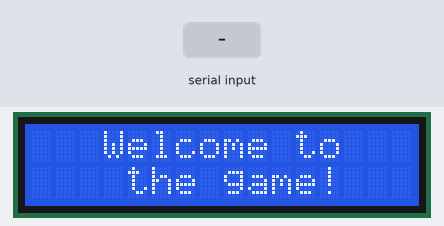
Bench run of a sketch on a simulated Arduino Uno, built with avr-gcc and run on an emulated ATmega328P. On the bench: 16×2 character LCD. The test bench sets the inputs (shaded band). Random numbers use the default seed unless the sketch sets one; what the sketch prints to the serial monitor is not drawn.

Above: at 0.1 s.
At 3.1 s:
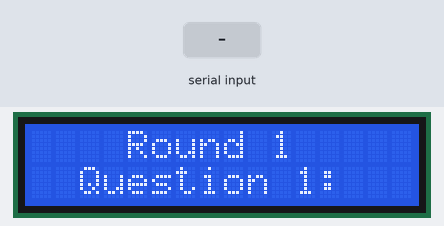
At 9.4 s:
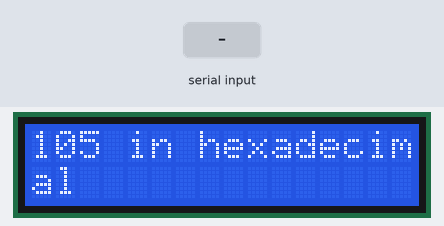
9.5 s: "Round 2:\n" received over Serial
11.0 s: "1\n" received over Serial
Timing chart, 0 to 14.0 s (numbered marks = the images above; inputs shaded):
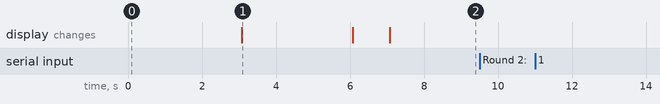

The sketch:

updatedMergeFile.ino
```cpp
#include <Arduino.h>
#include <LiquidCrystal.h>

long num;


const int rs = 12, en = 11, d4 = 5, d5 = 4, d6 = 3, d7 = 2;
LiquidCrystal lcd(rs, en, d4, d5, d6, d7);

void printWrapped(String text) {
  lcd.clear();

  // First line
  lcd.setCursor(0, 0);
  lcd.print(text.substring(0, min(16, (int)text.length())));

  // Second line
  if (text.length() > 16) {
    lcd.setCursor(0, 1);
    lcd.print(text.substring(16, min(32, (int)text.length())));
    }
}

void setup() {
  // put your setup code here, to run once:


  Serial.begin(9600);
  randomSeed(analogRead(0));
  lcd.begin(16, 2);

  String level1_q[] = {"1011 to decimal", "good luck->yggv dmuc shift num:", "96 in binary", "9AB to decimal", "105 in hexadecimal", "name->lykc shift num:", "threat?A:Scary/B:Potential harm", "DNS port gate num:", "What is a high digital input?", "How many bytes is a word?"};
  String level1_a[] = {"9", "18", "0110 0000", "2475", "69", "24", "B", "53", "5", "4"};


  String level2_q[] = {"When was the 1st virus made?", "1001 0111 2s complementary", "How many keys in asymmetric?", "What is the common AES length?", "Least days to detect a breach?", "COPPA applies to kids < old", "_% has dealt with identity theft", "Most common password?"};
  String level2_a[] = {"1971", "0110 1001", "0010 0110 1111 0011", "26", "2", "128", "200", "13", "7", "123456"};

  String level3_q[] = {"Network layer is the _ layer", "x86 CPU is _ bit architecture", "Ethernet cable limit is _ meters", "How many lanes in HDMI 2.2?", "Instr. pipeling execute num:", "If TCP Seq=50 and data=487. Ack?", "Num of possible 8 num password?", "Num ip pack: 900bytes w/110limit", "3^x = 13 mod 17. x?"};
  String level3_a[] = {"3", "32", "30", "100", "4", "3", "537", "100000000", "9", "4"};

  lcd.setCursor(3, 0);
  lcd.print("Welcome to") ;
  lcd.setCursor(4, 2);
  lcd.print("the game!");
  delay(3000);
  lcd.clear();

  lcd.setCursor(4,0);
  lcd.print("Round 1");
  lcd.setCursor(2,2);
  lcd.print("Question 1:");
  delay(3000);
  lcd.clear();
  delay(1000);

  num = random(10);

  printWrapped(level1_q[num]);
  delay(150);

  String answer = Serial.readString();

 /*
  if (answer == level1_q[num]){
    lcd.clear();
    lcd.setCursor(3);
    lcd.print("Correct!");
    lcd.setCursor(0, 2);
    lcd.print("Round 2:");
    delay(3000);
    num = random(10);
    printWrapped(level2_q[num]);
  } else {
    lcd.clear();
    lcd.print("incorrect!");
    delay(1000);
    lcd.clear();
    printWrapped(level1_q[num]);
  }

  */

}


void loop() {
  // Connection to python for ai hint bot (made limit 10 hints):
  if (Serial.available() > 0) {
      String hint = Serial.readStringUntil('\n'); // Read until newline
      Serial.println("Received hint: " + hint);   // Echo back to serial monitor
      // You can add code here to display hint on LCD, LED matrix, etc.
  }
}
```

healthLEDSandBuzzer.cpp
```cpp
// Title: IT 254 Group Project
// Author: Mason Hedger
// Description: Mason's portion of the code.

// Setup
const int LEDPINS[3] = {2,3,4};
const int BUZZERPIN = 5;
const int PLUSHEALTHPIN = 6;
const int MINUSHEALTHPIN =  7;
int playerHealth = 3;
bool canPress = true;

// Plays a static noise on the buzzer
void playBuzzer(int time, int freq){
  tone(BUZZERPIN, freq);
  delay(time);
  noTone(BUZZERPIN);
}

// Function that controls updating LEDS when player health changes
void updateLEDS(){
  // Loop through all LEDS
  for(int i = 0; i < sizeof(LEDPINS); i++){
    if(i <= (playerHealth - 1)){
      digitalWrite(LEDPINS[i], HIGH);
    }
    else{
      digitalWrite(LEDPINS[i], LOW);
    }
  }
}

void increaseHealth(){
  // Check player health is not 3
  if(playerHealth < 3){
    playerHealth++;
    updateLEDS();
    playBuzzer(100, 750);
  }
}

void decreaseHealth(){
  // Check player health is not 0
  if(playerHealth > 0){
    playerHealth--;
    updateLEDS();
    playBuzzer(100, 1000);
  }
}

void setup() {
  // Setup LEDS
  updateLEDS();

  pinMode(BUZZERPIN, OUTPUT);
}

void loop() {
  // Check if the plus health button is pressed
  if(digitalRead(PLUSHEALTHPIN) && canPress){
    canPress = false;
    increaseHealth();
    canPress = true;
  }

  // Check if the minus health button is pressed
  if(digitalRead(MINUSHEALTHPIN) && canPress){
    canPress = false;
    decreaseHealth();
    canPress = true;
  }
}
```

Measured:
- after the input at 9.5 s, every drawn part: stays the same
- after the input at 11.0 s, every drawn part: stays the same
- what the display in image 1 shows lasts 3.0 s, from 3.1 s to 6.1 s
